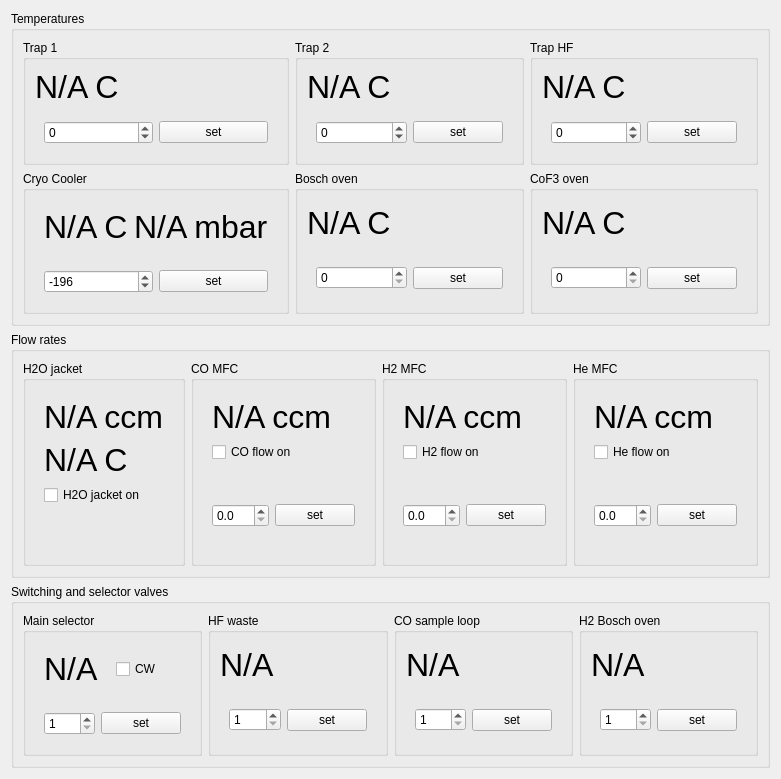
      <widget class="QWidget" name="Config">
       <attribute name="title">
        <string>Configuration</string>
       </attribute>
       <layout class="QVBoxLayout" name="verticalLayout_21">
        <item>
         <widget class="QGroupBox" name="tempsGroupBox">
          <property name="title">
           <string>Temperatures</string>
          </property>
          <layout class="QGridLayout" name="gridLayout">
           <item row="0" column="0">
            <widget class="QGroupBox" name="T1GroupBox">
             <property name="title">
              <string>Trap 1</string>
             </property>
             <layout class="QVBoxLayout" name="verticalLayout_3">
              <item>
               <widget class="QLabel" name="labelT1Temp">
                <property name="text">
                 <string>&lt;html&gt;&lt;head/&gt;&lt;body&gt;&lt;p&gt;&lt;span style=&quot; font-size:24pt;&quot;&gt;N/A C&lt;/span&gt;&lt;/p&gt;&lt;/body&gt;&lt;/html&gt;</string>
                </property>
               </widget>
              </item>
              <item>
               <widget class="QFrame" name="frame_16">
                <property name="frameShape">
                 <enum>QFrame::NoFrame</enum>
                </property>
                <property name="frameShadow">
                 <enum>QFrame::Raised</enum>
                </property>
                <layout class="QHBoxLayout" name="horizontalLayout_19">
                 <item>
                  <widget class="QSpinBox" name="T1TempSpinBox">
                   <property name="minimumSize">
                    <size>
                     <width>75</width>
                     <height>0</height>
                    </size>
                   </property>
                   <property name="minimum">
                    <number>-215</number>
                   </property>
                   <property name="maximum">
                    <number>165</number>
                   </property>
                  </widget>
                 </item>
                 <item>
                  <widget class="QPushButton" name="SetT1TempButton">
                   <property name="text">
                    <string>set</string>
                   </property>
                  </widget>
                 </item>
                </layout>
               </widget>
              </item>
             </layout>
            </widget>
           </item>
           <item row="0" column="2">
            <widget class="QGroupBox" name="THFGroupBox">
             <property name="title">
              <string>Trap HF</string>
             </property>
             <layout class="QVBoxLayout" name="verticalLayout_20">
              <item>
               <widget class="QLabel" name="labelTHFTemp">
                <property name="text">
                 <string>&lt;html&gt;&lt;head/&gt;&lt;body&gt;&lt;p&gt;&lt;span style=&quot; font-size:24pt;&quot;&gt;N/A C&lt;/span&gt;&lt;/p&gt;&lt;/body&gt;&lt;/html&gt;</string>
                </property>
               </widget>
              </item>
              <item>
               <widget class="QFrame" name="frame_20">
                <property name="frameShape">
                 <enum>QFrame::NoFrame</enum>
                </property>
                <property name="frameShadow">
                 <enum>QFrame::Raised</enum>
                </property>
                <layout class="QHBoxLayout" name="horizontalLayout_13">
                 <item>
                  <widget class="QSpinBox" name="THFTempSpinBox">
                   <property name="minimumSize">
                    <size>
                     <width>75</width>
                     <height>0</height>
                    </size>
                   </property>
                   <property name="minimum">
                    <number>-215</number>
                   </property>
                   <property name="maximum">
                    <number>165</number>
                   </property>
                  </widget>
                 </item>
                 <item>
                  <widget class="QPushButton" name="SetTHFTempButton">
                   <property name="text">
                    <string>set</string>
                   </property>
                  </widget>
                 </item>
                </layout>
               </widget>
              </item>
             </layout>
            </widget>
           </item>
           <item row="1" column="0">
            <widget class="QGroupBox" name="CryoCoolerGroupBox">
             <property name="title">
              <string>Cryo Cooler</string>
             </property>
             <layout class="QVBoxLayout" name="verticalLayout_24">
              <item>
               <widget class="QFrame" name="frame_11">
                <property name="frameShape">
                 <enum>QFrame::NoFrame</enum>
                </property>
                <property name="frameShadow">
                 <enum>QFrame::Raised</enum>
                </property>
                <layout class="QHBoxLayout" name="horizontalLayout_24">
                 <item>
                  <widget class="QLabel" name="labelCryoCoolerTemp">
                   <property name="text">
                    <string>&lt;html&gt;&lt;head/&gt;&lt;body&gt;&lt;p&gt;&lt;span style=&quot; font-size:24pt;&quot;&gt;N/A C&lt;/span&gt;&lt;/p&gt;&lt;/body&gt;&lt;/html&gt;</string>
                   </property>
                  </widget>
                 </item>
                 <item>
                  <widget class="QLabel" name="labelCryoCoolerVacuum">
                   <property name="text">
                    <string>&lt;html&gt;&lt;head/&gt;&lt;body&gt;&lt;p&gt;&lt;span style=&quot; font-size:24pt;&quot;&gt;N/A mbar&lt;/span&gt;&lt;/p&gt;&lt;/body&gt;&lt;/html&gt;</string>
                   </property>
                  </widget>
                 </item>
                </layout>
               </widget>
              </item>
              <item>
               <widget class="QFrame" name="frame_34">
                <property name="frameShape">
                 <enum>QFrame::NoFrame</enum>
                </property>
                <property name="frameShadow">
                 <enum>QFrame::Raised</enum>
                </property>
                <layout class="QHBoxLayout" name="horizontalLayout_15">
                 <item>
                  <widget class="QSpinBox" name="CryoCoolerTempSpinBox">
                   <property name="minimumSize">
                    <size>
                     <width>75</width>
                     <height>0</height>
                    </size>
                   </property>
                   <property name="minimum">
                    <number>-215</number>
                   </property>
                   <property name="maximum">
                    <number>-180</number>
                   </property>
                   <property name="value">
                    <number>-196</number>
                   </property>
                  </widget>
                 </item>
                 <item>
                  <widget class="QPushButton" name="SetCryoCoolerTempButton">
                   <property name="text">
                    <string>set</string>
                   </property>
                  </widget>
                 </item>
                </layout>
               </widget>
              </item>
             </layout>
            </widget>
           </item>
           <item row="1" column="1">
            <widget class="QGroupBox" name="BoschOvenGroupBox">
             <property name="title">
              <string>Bosch oven</string>
             </property>
             <layout class="QVBoxLayout" name="verticalLayout_22">
              <item>
               <widget class="QLabel" name="labelBoschOvenTemp">
                <property name="text">
                 <string>&lt;html&gt;&lt;head/&gt;&lt;body&gt;&lt;p&gt;&lt;span style=&quot; font-size:24pt;&quot;&gt;N/A C&lt;/span&gt;&lt;/p&gt;&lt;/body&gt;&lt;/html&gt;</string>
                </property>
               </widget>
              </item>
              <item>
               <widget class="QFrame" name="frame_22">
                <property name="frameShape">
                 <enum>QFrame::NoFrame</enum>
                </property>
                <property name="frameShadow">
                 <enum>QFrame::Raised</enum>
                </property>
                <layout class="QHBoxLayout" name="horizontalLayout_16">
                 <item>
                  <widget class="QSpinBox" name="BoschOvenTempSpinBox">
                   <property name="minimumSize">
                    <size>
                     <width>75</width>
                     <height>0</height>
                    </size>
                   </property>
                   <property name="maximum">
                    <number>600</number>
                   </property>
                  </widget>
                 </item>
                 <item>
                  <widget class="QPushButton" name="SetBoschOvenTempButton">
                   <property name="text">
                    <string>set</string>
                   </property>
                  </widget>
                 </item>
                </layout>
               </widget>
              </item>
             </layout>
            </widget>
           </item>
           <item row="1" column="2">
            <widget class="QGroupBox" name="CoF3OvenGroupBox">
             <property name="title">
              <string>CoF3 oven</string>
             </property>
             <layout class="QVBoxLayout" name="verticalLayout_23">
              <item>
               <widget class="QLabel" name="labelCoF3OvenTemp">
                <property name="text">
                 <string>&lt;html&gt;&lt;head/&gt;&lt;body&gt;&lt;p&gt;&lt;span style=&quot; font-size:24pt;&quot;&gt;N/A C&lt;/span&gt;&lt;/p&gt;&lt;/body&gt;&lt;/html&gt;</string>
                </property>
               </widget>
              </item>
              <item>
               <widget class="QFrame" name="frame_24">
                <property name="frameShape">
                 <enum>QFrame::NoFrame</enum>
                </property>
                <property name="frameShadow">
                 <enum>QFrame::Raised</enum>
                </property>
                <layout class="QHBoxLayout" name="horizontalLayout_17">
                 <item>
                  <widget class="QSpinBox" name="CoF3OvenTempSpinBox">
                   <property name="minimumSize">
                    <size>
                     <width>75</width>
                     <height>0</height>
                    </size>
                   </property>
                   <property name="maximum">
                    <number>600</number>
                   </property>
                  </widget>
                 </item>
                 <item>
                  <widget class="QPushButton" name="SetCoF3OvenTempButton">
                   <property name="text">
                    <string>set</string>
                   </property>
                  </widget>
                 </item>
                </layout>
               </widget>
              </item>
             </layout>
            </widget>
           </item>
           <item row="0" column="1">
            <widget class="QGroupBox" name="T2GroupBox">
             <property name="title">
              <string>Trap 2</string>
             </property>
             <layout class="QVBoxLayout" name="verticalLayout_19">
              <item>
               <widget class="QLabel" name="labelT2Temp">
                <property name="text">
                 <string>&lt;html&gt;&lt;head/&gt;&lt;body&gt;&lt;p&gt;&lt;span style=&quot; font-size:24pt;&quot;&gt;N/A C&lt;/span&gt;&lt;/p&gt;&lt;/body&gt;&lt;/html&gt;</string>
                </property>
               </widget>
              </item>
              <item>
               <widget class="QFrame" name="frame_18">
                <property name="frameShape">
                 <enum>QFrame::NoFrame</enum>
                </property>
                <property name="frameShadow">
                 <enum>QFrame::Raised</enum>
                </property>
                <layout class="QHBoxLayout" name="horizontalLayout_12">
                 <item>
                  <widget class="QSpinBox" name="T2TempSpinBox">
                   <property name="minimumSize">
                    <size>
                     <width>75</width>
                     <height>0</height>
                    </size>
                   </property>
                   <property name="minimum">
                    <number>-215</number>
                   </property>
                   <property name="maximum">
                    <number>165</number>
                   </property>
                  </widget>
                 </item>
                 <item>
                  <widget class="QPushButton" name="SetT2TempButton">
                   <property name="text">
                    <string>set</string>
                   </property>
                  </widget>
                 </item>
                </layout>
               </widget>
              </item>
             </layout>
            </widget>
           </item>
          </layout>
         </widget>
        </item>
        <item>
         <widget class="QGroupBox" name="flowsGroupBox">
          <property name="title">
           <string>Flow rates</string>
          </property>
          <layout class="QHBoxLayout" name="horizontalLayout_9">
           <item>
            <widget class="QGroupBox" name="jacketH2OGroupBox">
             <property name="title">
              <string>H2O jacket</string>
             </property>
             <layout class="QVBoxLayout" name="verticalLayout_17">
              <item>
               <widget class="QFrame" name="frame_31">
                <property name="frameShape">
                 <enum>QFrame::NoFrame</enum>
                </property>
                <property name="frameShadow">
                 <enum>QFrame::Raised</enum>
                </property>
                <layout class="QVBoxLayout" name="verticalLayout_31">
                 <item>
                  <widget class="QLabel" name="labelH2OFlow">
                   <property name="text">
                    <string>&lt;html&gt;&lt;head/&gt;&lt;body&gt;&lt;p&gt;&lt;span style=&quot; font-size:24pt;&quot;&gt;N/A ccm&lt;/span&gt;&lt;/p&gt;&lt;/body&gt;&lt;/html&gt;</string>
                   </property>
                  </widget>
                 </item>
                 <item>
                  <widget class="QLabel" name="labelH2OTemp">
                   <property name="text">
                    <string>&lt;html&gt;&lt;head/&gt;&lt;body&gt;&lt;p&gt;&lt;span style=&quot; font-size:24pt;&quot;&gt;N/A C&lt;/span&gt;&lt;/p&gt;&lt;/body&gt;&lt;/html&gt;</string>
                   </property>
                  </widget>
                 </item>
                 <item>
                  <widget class="QCheckBox" name="h2ovalveCheckbox">
                   <property name="text">
                    <string>H2O jacket on</string>
                   </property>
                  </widget>
                 </item>
                </layout>
               </widget>
              </item>
              <item>
               <spacer name="verticalSpacer">
                <property name="orientation">
                 <enum>Qt::Vertical</enum>
                </property>
                <property name="sizeHint" stdset="0">
                 <size>
                  <width>20</width>
                  <height>40</height>
                 </size>
                </property>
               </spacer>
              </item>
             </layout>
            </widget>
           </item>
           <item>
            <widget class="QGroupBox" name="mfcCOGroupBox">
             <property name="title">
              <string>CO MFC</string>
             </property>
             <layout class="QVBoxLayout" name="verticalLayout_32">
              <item>
               <widget class="QFrame" name="frame_29">
                <property name="frameShape">
                 <enum>QFrame::NoFrame</enum>
                </property>
                <property name="frameShadow">
                 <enum>QFrame::Raised</enum>
                </property>
                <layout class="QVBoxLayout" name="verticalLayout_29">
                 <item>
                  <widget class="QLabel" name="labelCOFlow">
                   <property name="text">
                    <string>&lt;html&gt;&lt;head/&gt;&lt;body&gt;&lt;p&gt;&lt;span style=&quot; font-size:24pt;&quot;&gt;N/A ccm&lt;/span&gt;&lt;/p&gt;&lt;/body&gt;&lt;/html&gt;</string>
                   </property>
                  </widget>
                 </item>
                 <item>
                  <widget class="QCheckBox" name="covalveCheckbox">
                   <property name="text">
                    <string>CO flow on</string>
                   </property>
                  </widget>
                 </item>
                </layout>
               </widget>
              </item>
              <item>
               <widget class="QFrame" name="frame_30">
                <property name="frameShape">
                 <enum>QFrame::NoFrame</enum>
                </property>
                <property name="frameShadow">
                 <enum>QFrame::Raised</enum>
                </property>
                <layout class="QHBoxLayout" name="horizontalLayout_6">
                 <item>
                  <widget class="QDoubleSpinBox" name="COFlowSpinBox">
                   <property name="minimumSize">
                    <size>
                     <width>50</width>
                     <height>0</height>
                    </size>
                   </property>
                   <property name="decimals">
                    <number>1</number>
                   </property>
                   <property name="maximum">
                    <double>150.000000000000000</double>
                   </property>
                  </widget>
                 </item>
                 <item>
                  <widget class="QPushButton" name="SetCOFlowButton">
                   <property name="text">
                    <string>set</string>
                   </property>
                  </widget>
                 </item>
                </layout>
               </widget>
              </item>
             </layout>
            </widget>
           </item>
           <item>
            <widget class="QGroupBox" name="mfcH2GroupBox">
             <property name="title">
              <string>H2 MFC</string>
             </property>
             <layout class="QVBoxLayout" name="verticalLayout_28">
              <item>
               <widget class="QFrame" name="frame_27">
                <property name="frameShape">
                 <enum>QFrame::NoFrame</enum>
                </property>
                <property name="frameShadow">
                 <enum>QFrame::Raised</enum>
                </property>
                <layout class="QVBoxLayout" name="verticalLayout_27">
                 <item>
                  <widget class="QLabel" name="labelH2Flow">
                   <property name="text">
                    <string>&lt;html&gt;&lt;head/&gt;&lt;body&gt;&lt;p&gt;&lt;span style=&quot; font-size:24pt;&quot;&gt;N/A ccm&lt;/span&gt;&lt;/p&gt;&lt;/body&gt;&lt;/html&gt;</string>
                   </property>
                  </widget>
                 </item>
                 <item>
                  <widget class="QCheckBox" name="h2valveCheckbox">
                   <property name="text">
                    <string>H2 flow on</string>
                   </property>
                  </widget>
                 </item>
                </layout>
               </widget>
              </item>
              <item>
               <widget class="QFrame" name="frame_28">
                <property name="frameShape">
                 <enum>QFrame::NoFrame</enum>
                </property>
                <property name="frameShadow">
                 <enum>QFrame::Raised</enum>
                </property>
                <layout class="QHBoxLayout" name="horizontalLayout_11">
                 <item>
                  <widget class="QDoubleSpinBox" name="H2FlowSpinBox">
                   <property name="minimumSize">
                    <size>
                     <width>50</width>
                     <height>0</height>
                    </size>
                   </property>
                   <property name="decimals">
                    <number>1</number>
                   </property>
                   <property name="maximum">
                    <double>150.000000000000000</double>
                   </property>
                  </widget>
                 </item>
                 <item>
                  <widget class="QPushButton" name="SetH2FlowButton">
                   <property name="text">
                    <string>set</string>
                   </property>
                  </widget>
                 </item>
                </layout>
               </widget>
              </item>
             </layout>
            </widget>
           </item>
           <item>
            <widget class="QGroupBox" name="mfcHeGroupBox">
             <property name="title">
              <string>He MFC</string>
             </property>
             <layout class="QVBoxLayout" name="verticalLayout_26">
              <item>
               <widget class="QFrame" name="frame_25">
                <property name="frameShape">
                 <enum>QFrame::NoFrame</enum>
                </property>
                <property name="frameShadow">
                 <enum>QFrame::Raised</enum>
                </property>
                <layout class="QVBoxLayout" name="verticalLayout_25">
                 <item>
                  <widget class="QLabel" name="labelHeFlow">
                   <property name="text">
                    <string>&lt;html&gt;&lt;head/&gt;&lt;body&gt;&lt;p&gt;&lt;span style=&quot; font-size:24pt;&quot;&gt;N/A ccm&lt;/span&gt;&lt;/p&gt;&lt;/body&gt;&lt;/html&gt;</string>
                   </property>
                  </widget>
                 </item>
                 <item>
                  <widget class="QCheckBox" name="hevalveCheckbox">
                   <property name="text">
                    <string>He flow on</string>
                   </property>
                  </widget>
                 </item>
                </layout>
               </widget>
              </item>
              <item>
               <widget class="QFrame" name="frame_26">
                <property name="frameShape">
                 <enum>QFrame::NoFrame</enum>
                </property>
                <property name="frameShadow">
                 <enum>QFrame::Raised</enum>
                </property>
                <layout class="QHBoxLayout" name="horizontalLayout_18">
                 <item>
                  <widget class="QDoubleSpinBox" name="HeFlowSpinBox">
                   <property name="minimumSize">
                    <size>
                     <width>50</width>
                     <height>0</height>
                    </size>
                   </property>
                   <property name="decimals">
                    <number>1</number>
                   </property>
                   <property name="maximum">
                    <double>150.000000000000000</double>
                   </property>
                  </widget>
                 </item>
                 <item>
                  <widget class="QPushButton" name="SetHeFlowButton">
                   <property name="text">
                    <string>set</string>
                   </property>
                  </widget>
                 </item>
                </layout>
               </widget>
              </item>
             </layout>
            </widget>
           </item>
          </layout>
         </widget>
        </item>
        <item>
         <widget class="QGroupBox" name="valvesGroupBox">
          <property name="title">
           <string>Switching and selector valves</string>
          </property>
          <layout class="QHBoxLayout" name="horizontalLayout_10">
           <item>
            <widget class="QGroupBox" name="SelectorValveGroupBox">
             <property name="title">
              <string>Main selector</string>
             </property>
             <layout class="QVBoxLayout" name="verticalLayout_4">
              <item>
               <widget class="QFrame" name="frame_6">
                <property name="frameShape">
                 <enum>QFrame::NoFrame</enum>
                </property>
                <property name="frameShadow">
                 <enum>QFrame::Raised</enum>
                </property>
                <layout class="QHBoxLayout" name="horizontalLayout_14">
                 <item>
                  <widget class="QLabel" name="labelSelectorValve">
                   <property name="text">
                    <string>&lt;html&gt;&lt;head/&gt;&lt;body&gt;&lt;p&gt;&lt;span style=&quot; font-size:24pt;&quot;&gt;N/A&lt;/span&gt;&lt;/p&gt;&lt;/body&gt;&lt;/html&gt;</string>
                   </property>
                  </widget>
                 </item>
                 <item>
                  <widget class="QCheckBox" name="selectorCWCheckbox">
                   <property name="text">
                    <string>CW</string>
                   </property>
                  </widget>
                 </item>
                </layout>
               </widget>
              </item>
              <item>
               <widget class="QFrame" name="frame_5">
                <property name="frameShape">
                 <enum>QFrame::NoFrame</enum>
                </property>
                <property name="frameShadow">
                 <enum>QFrame::Raised</enum>
                </property>
                <layout class="QHBoxLayout" name="horizontalLayout_20">
                 <item>
                  <widget class="QSpinBox" name="SelectorValveSpinBox">
                   <property name="minimumSize">
                    <size>
                     <width>50</width>
                     <height>0</height>
                    </size>
                   </property>
                   <property name="minimum">
                    <number>1</number>
                   </property>
                   <property name="maximum">
                    <number>6</number>
                   </property>
                  </widget>
                 </item>
                 <item>
                  <widget class="QPushButton" name="SetSelectorValveButton">
                   <property name="text">
                    <string>set</string>
                   </property>
                  </widget>
                 </item>
                </layout>
               </widget>
              </item>
             </layout>
            </widget>
           </item>
           <item>
            <widget class="QGroupBox" name="HFValveGroupBox">
             <property name="title">
              <string>HF waste</string>
             </property>
             <layout class="QVBoxLayout" name="verticalLayout_5">
              <item>
               <widget class="QLabel" name="labelHFSwitchingValve">
                <property name="text">
                 <string>&lt;html&gt;&lt;head/&gt;&lt;body&gt;&lt;p&gt;&lt;span style=&quot; font-size:24pt;&quot;&gt;N/A&lt;/span&gt;&lt;/p&gt;&lt;/body&gt;&lt;/html&gt;</string>
                </property>
               </widget>
              </item>
              <item>
               <widget class="QFrame" name="frame_12">
                <property name="frameShape">
                 <enum>QFrame::NoFrame</enum>
                </property>
                <property name="frameShadow">
                 <enum>QFrame::Raised</enum>
                </property>
                <layout class="QHBoxLayout" name="horizontalLayout_5">
                 <item>
                  <widget class="QSpinBox" name="HFSwitchingValveSpinBox">
                   <property name="minimumSize">
                    <size>
                     <width>50</width>
                     <height>0</height>
                    </size>
                   </property>
                   <property name="minimum">
                    <number>1</number>
                   </property>
                   <property name="maximum">
                    <number>2</number>
                   </property>
                  </widget>
                 </item>
                 <item>
                  <widget class="QPushButton" name="SetHFSwitchingValveButton">
                   <property name="text">
                    <string>set</string>
                   </property>
                  </widget>
                 </item>
                </layout>
               </widget>
              </item>
             </layout>
            </widget>
           </item>
           <item>
            <widget class="QGroupBox" name="COValveGroupBox">
             <property name="title">
              <string>CO sample loop</string>
             </property>
             <layout class="QVBoxLayout" name="verticalLayout_15">
              <item>
               <widget class="QLabel" name="labelCOSwitchingValve">
                <property name="text">
                 <string>&lt;html&gt;&lt;head/&gt;&lt;body&gt;&lt;p&gt;&lt;span style=&quot; font-size:24pt;&quot;&gt;N/A&lt;/span&gt;&lt;/p&gt;&lt;/body&gt;&lt;/html&gt;</string>
                </property>
               </widget>
              </item>
              <item>
               <widget class="QFrame" name="frame_10">
                <property name="frameShape">
                 <enum>QFrame::NoFrame</enum>
                </property>
                <property name="frameShadow">
                 <enum>QFrame::Raised</enum>
                </property>
                <layout class="QHBoxLayout" name="horizontalLayout_8">
                 <item>
                  <widget class="QSpinBox" name="COSwitchingValveSpinBox">
                   <property name="minimumSize">
                    <size>
                     <width>50</width>
                     <height>0</height>
                    </size>
                   </property>
                   <property name="minimum">
                    <number>1</number>
                   </property>
                   <property name="maximum">
                    <number>2</number>
                   </property>
                  </widget>
                 </item>
                 <item>
                  <widget class="QPushButton" name="SetCOSwitchingValveButton">
                   <property name="text">
                    <string>set</string>
                   </property>
                  </widget>
                 </item>
                </layout>
               </widget>
              </item>
             </layout>
            </widget>
           </item>
           <item>
            <widget class="QGroupBox" name="H2ValveGroupBox">
             <property name="title">
              <string>H2 Bosch oven</string>
             </property>
             <layout class="QVBoxLayout" name="verticalLayout_13">
              <item>
               <widget class="QLabel" name="labelH2SwitchingValve">
                <property name="text">
                 <string>&lt;html&gt;&lt;head/&gt;&lt;body&gt;&lt;p&gt;&lt;span style=&quot; font-size:24pt;&quot;&gt;N/A&lt;/span&gt;&lt;/p&gt;&lt;/body&gt;&lt;/html&gt;</string>
                </property>
               </widget>
              </item>
              <item>
               <widget class="QFrame" name="frame_8">
                <property name="frameShape">
                 <enum>QFrame::NoFrame</enum>
                </property>
                <property name="frameShadow">
                 <enum>QFrame::Raised</enum>
                </property>
                <layout class="QHBoxLayout" name="horizontalLayout_7">
                 <item>
                  <widget class="QSpinBox" name="H2SwitchingValveSpinBox">
                   <property name="minimumSize">
                    <size>
                     <width>50</width>
                     <height>0</height>
                    </size>
                   </property>
                   <property name="minimum">
                    <number>1</number>
                   </property>
                   <property name="maximum">
                    <number>2</number>
                   </property>
                  </widget>
                 </item>
                 <item>
                  <widget class="QPushButton" name="SetH2SwitchingValveButton">
                   <property name="text">
                    <string>set</string>
                   </property>
                  </widget>
                 </item>
                </layout>
               </widget>
              </item>
             </layout>
            </widget>
           </item>
          </layout>
         </widget>
        </item>
       </layout>
      </widget>
